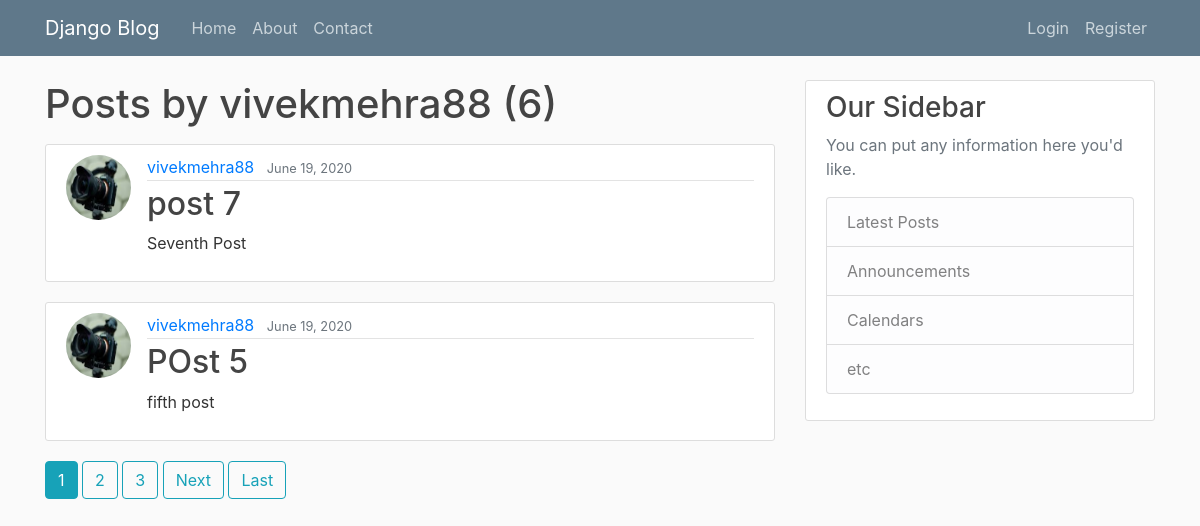
Page /user/vivekmehra88 on the committed database.
### blog/models.py (models this page shows, shortened)
class Post(models.Model):
    title = models.CharField(max_length=100)
    content = models.TextField()
    date_posted = models.DateTimeField(default=timezone.now)
    author = models.ForeignKey(User, on_delete=models.CASCADE)

### users/models.py (models this page shows, shortened)
class Profile(models.Model):
    user = models.OneToOneField(User, on_delete=models.CASCADE)
    image = models.ImageField(default='default.jpg', upload_to='profile_pics')

### blog/views.py (the view)
# urls.py: path('user/<str:username>', UserPostListView.as_view(), name='user-posts'), #By degault it looks for <app>/<model>_<viewtype>.html
class UserPostListView(ListView):
    model = Post
    template_name = 'blog/user_posts.html' #By default it looks for <app>/<model>_<viewtype>.html#By degault it looks for <app>/<model>_<viewtype>.html
    context_object_name = 'posts'
    paginate_by = 2
    def get_queryset(self):
        user = get_object_or_404(User, username=self.kwargs.get('username'))
        return Post.objects.filter(author=user).order_by('-date_posted')

### blog/templates/blog/user_posts.html (shortened to what this page needs)
{% extends 'blog/base.html' %}
{% block content %}
    <h1 class="mb-3">Posts by {{ view.kwargs.username }} ({{ page_obj.paginator.count }})</h1>
{% for post in posts %}
    <article class="media content-section">
        <img class="rounded-circle article-img" src="{{ post.author.profile.image.url }}" alt="">
        <div class="media-body">
            <div class="article-metadata">
                <a class="mr-2" href="{% url 'user-posts' post.author.username %}">{{ post.author }}</a>
                <small class="text-muted">{{ post.date_posted|date:"F d, Y" }}</small>
            </div>
            <h2><a class="article-title" href="{% url 'post-detail' post.id %}">{{ post.title }}</a></h2>
            <p class="article-content">{{ post.content }}</p>
        </div>
    </article>
{% endfor %}
    {% if is_paginated %}
        {% for num in page_obj.paginator.page_range %}
            {% if page_obj.number == num %}
            <a class="btn btn-info mb-4" href="?page={{ num }}">{{ num }}</a>
            {% elif num > page_obj.number|add:'-3' and num < page_obj.number|add:'3' %}
            <a class="btn btn-outline-info mb-4" href="?page={{ num }}">{{ num }}</a>
            {% endif %}
        {% endfor %}
        {% if page_obj.has_next %}
            <a class="btn btn-outline-info mb-4" href="?page={{ page_obj.next_page_number }}">Next</a>
            <a class="btn btn-outline-info mb-4" href="?page={{ page_obj.paginator.num_pages }}">Last</a>
        {% endif %}
    {% endif %}
{% endblock content %}

### blog/templates/blog/base.html (shortened to what this page needs)
{% load static %}
<!DOCTYPE html>
<html lang="en">
<head>
    <link rel="stylesheet" href="https://maxcdn.bootstrapcdn.com/bootstrap/4.0.0/css/bootstrap.min.css"
>
    <link rel="stylesheet" type="text/css" href="{% static 'blog/main.css' %}">
</head>
<body>
<header class="site-header">
    <nav class="navbar navbar-expand-md navbar-dark bg-steel fixed-top">
        <div class="container">
            <a class="navbar-brand mr-4" href="{% url 'blog-home' %}">Django Blog</a>
            <div class="collapse navbar-collapse" id="navbarToggle">
                <div class="navbar-nav mr-auto">
                    <a class="nav-item nav-link" href="{% url 'blog-home' %}">Home</a>
                    <a class="nav-item nav-link" href="{% url 'blog-about' %}">About</a>
                    <a class="nav-item nav-link" href="{% url 'blog-contact' %}">Contact</a>
                </div>
                <div class="navbar-nav">
                    {% if user.is_authenticated%}
                        <a class="nav-item nav-link" href="{% url 'post-create' %}">New Post</a>
                        <a class="nav-item nav-link" href="{% url 'profile' %}">Profile</a>
                        <a class="nav-item nav-link" href="{% url 'logout' %}">Logout</a>
                    {% else %}
                    <a class="nav-item nav-link" href="{% url 'login' %}">Login</a>
                    <a class="nav-item nav-link" href="{% url 'register' %}">Register</a>
                    {% endif %}
                </div>
            </div>
        </div>
    </nav>
</header>
<main role="main" class="container">
    <div class="row">
        <div class="col-md-8">
            {% block content %}{% endblock %}
        </div>
        <div class="col-md-4">
            <div class="content-section">
                <h3>Our Sidebar</h3>
                <p class='text-muted'>You can put any information here you'd like.
                <ul class="list-group">
                    <li class="list-group-item list-group-item-light">Latest Posts</li>
                    <li class="list-group-item list-group-item-light">Announcements</li>
                    <li class="list-group-item list-group-item-light">Calendars</li>
                    <li class="list-group-item list-group-item-light">etc</li>
                </ul>
                </p>
            </div>
        </div>
    </div>
</main>
</body>
</html>

### blog/static/blog/main.css (style rules this page uses)
body { background: #fafafa; color: #333333; margin-top: 5rem; }
h1, h2, h3, h4, h5, h6 { color: #444444; }
ul { margin: 0; }
.bg-steel { background-color: #5f788a; }
.site-header .navbar-nav .nav-link { color: #cbd5db; }
.content-section { background: #ffffff; padding: 10px 20px; border: 1px solid #dddddd; border-radius: 3px; margin-bottom: 20px; }
.article-title { color: #444444; }
.article-content { white-space: pre-line; }
.article-img { height: 65px; width: 65px; margin-right: 16px; }
.article-metadata { padding-bottom: 1px; margin-bottom: 4px; border-bottom: 1px solid #e3e3e3 }

### rows in the picture
Post: author.profile.image (picture), author "vivekmehra88", date_posted "June 19, 2020", title "post 7", content "Seventh Post"
Post: author.profile.image (picture), author "vivekmehra88", date_posted "June 19, 2020", title "POst 5", content "fifth post"

### other values in the picture
{{ view.kwargs.username }} "vivekmehra88"
{{ page_obj.paginator.count }} "6"
{{ num }} "1"
{{ num }} "2" "3"
